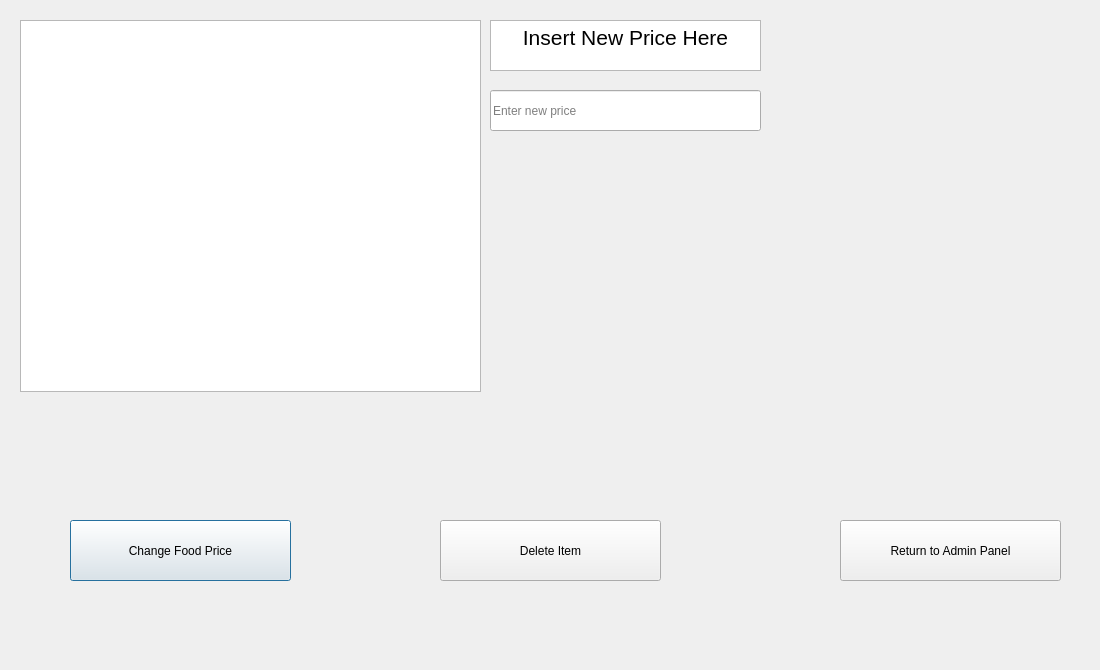
<?xml version="1.0" encoding="UTF-8"?>
<ui version="4.0">
 <class>removefood</class>
 <widget class="QDialog" name="removefood">
  <property name="geometry">
   <rect>
    <x>0</x>
    <y>0</y>
    <width>1100</width>
    <height>670</height>
   </rect>
  </property>
  <property name="windowTitle">
   <string>Dialog</string>
  </property>
  <widget class="QListWidget" name="listWidget">
   <property name="geometry">
    <rect>
     <x>20</x>
     <y>20</y>
     <width>461</width>
     <height>372</height>
    </rect>
   </property>
   <property name="maximumSize">
    <size>
     <width>16777215</width>
     <height>16777215</height>
    </size>
   </property>
   <property name="styleSheet">
    <string notr="true"/>
   </property>
  </widget>
  <widget class="QPushButton" name="pushButton">
   <property name="geometry">
    <rect>
     <x>70</x>
     <y>520</y>
     <width>221</width>
     <height>61</height>
    </rect>
   </property>
   <property name="text">
    <string>Change Food Price</string>
   </property>
  </widget>
  <widget class="QPushButton" name="pushButton_2">
   <property name="geometry">
    <rect>
     <x>840</x>
     <y>520</y>
     <width>221</width>
     <height>61</height>
    </rect>
   </property>
   <property name="text">
    <string>Return to Admin Panel</string>
   </property>
  </widget>
  <widget class="QTextBrowser" name="textBrowser_2">
   <property name="geometry">
    <rect>
     <x>490</x>
     <y>20</y>
     <width>271</width>
     <height>51</height>
    </rect>
   </property>
   <property name="html">
    <string>&lt;!DOCTYPE HTML PUBLIC &quot;-//W3C//DTD HTML 4.0//EN&quot; &quot;http://www.w3.org/TR/REC-html40/strict.dtd&quot;&gt;
&lt;html&gt;&lt;head&gt;&lt;meta name=&quot;qrichtext&quot; content=&quot;1&quot; /&gt;&lt;style type=&quot;text/css&quot;&gt;
p, li { white-space: pre-wrap; }
&lt;/style&gt;&lt;/head&gt;&lt;body style=&quot; font-family:'MS Shell Dlg 2'; font-size:7.8pt; font-weight:400; font-style:normal;&quot;&gt;
&lt;p align=&quot;center&quot; style=&quot; margin-top:0px; margin-bottom:0px; margin-left:0px; margin-right:0px; -qt-block-indent:0; text-indent:0px;&quot;&gt;&lt;span style=&quot; font-family:'MS Shell Dlg 2'; font-size:16pt;&quot;&gt;Insert New Price Here&lt;/span&gt;&lt;/p&gt;&lt;/body&gt;&lt;/html&gt;</string>
   </property>
  </widget>
  <widget class="QPushButton" name="pushButton_3">
   <property name="geometry">
    <rect>
     <x>440</x>
     <y>520</y>
     <width>221</width>
     <height>61</height>
    </rect>
   </property>
   <property name="text">
    <string>Delete Item</string>
   </property>
  </widget>
  <widget class="QLineEdit" name="lineEdit">
   <property name="geometry">
    <rect>
     <x>490</x>
     <y>90</y>
     <width>271</width>
     <height>41</height>
    </rect>
   </property>
   <property name="placeholderText">
    <string>Enter new price</string>
   </property>
  </widget>
 </widget>
 <resources/>
 <connections/>
</ui>
